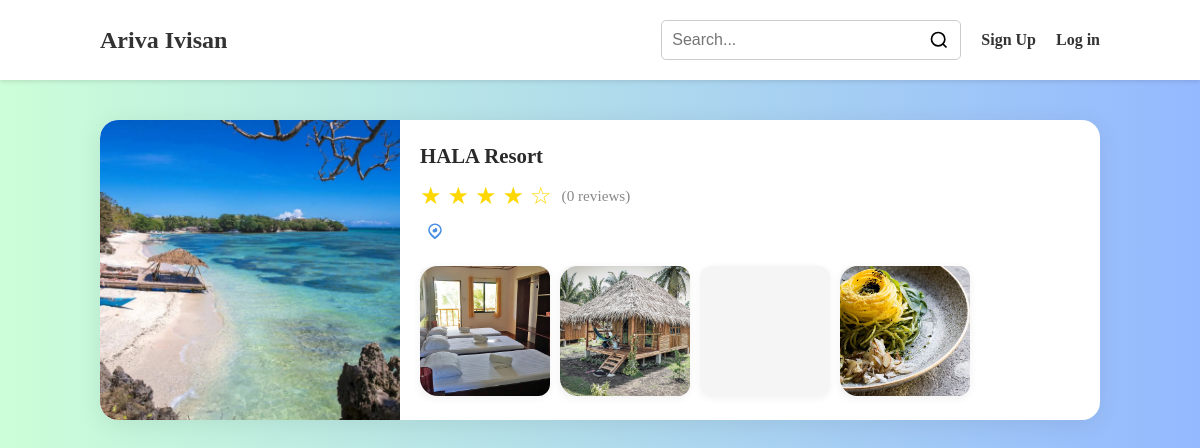
The app's page /browse, older data.
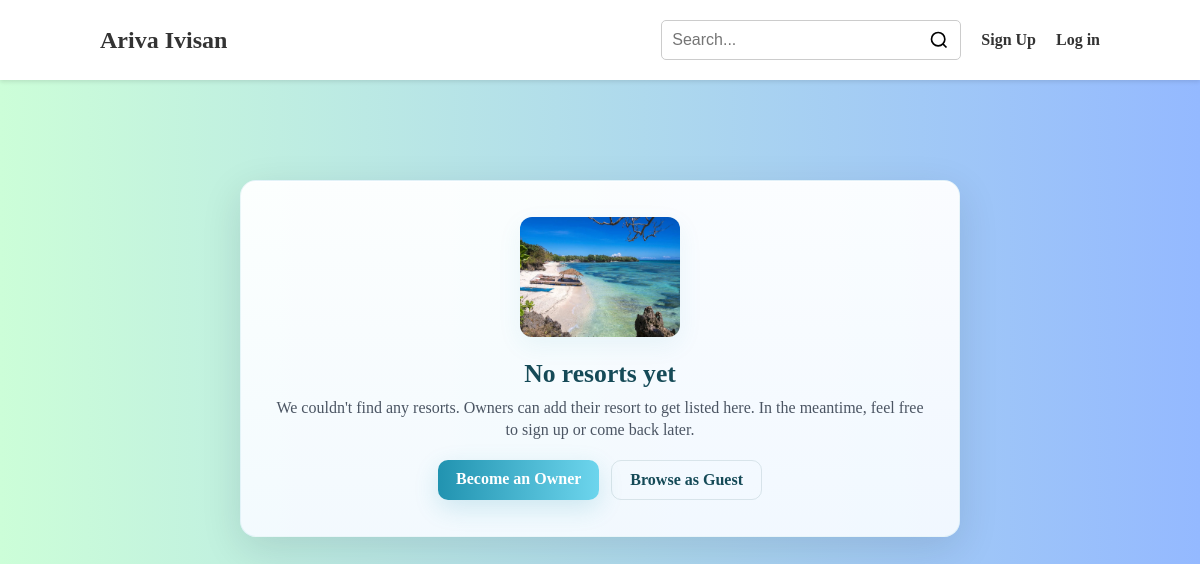
The same page, newer data.
### app.py (models this page shows)
class Owner(db.Model):
    id = db.Column(db.Integer, primary_key=True)
    username = db.Column(db.String(80), unique=True, nullable=False)
    password = db.Column(db.String(200), nullable=False)
    name = db.Column(db.String(120))
    email = db.Column(db.String(120))
    birthdate = db.Column(db.String(50))
    gender = db.Column(db.String(20))
    address = db.Column(db.String(200))
    resort_address = db.Column(db.String(200))
    age = db.Column(db.String(10))
    contact_number = db.Column(db.String(30))
    facebook = db.Column(db.String(120))
    resort_name = db.Column(db.String(200))
    business_id = db.Column(db.String(120))
    tax_id = db.Column(db.String(120))
    bank_account = db.Column(db.String(120))
    gcash = db.Column(db.String(120))
    paymaya = db.Column(db.String(120))
    paypal = db.Column(db.String(120))
    avatar = db.Column(db.String(300))

class Room(db.Model):
    id = db.Column(db.Integer, primary_key=True)
    owner_id = db.Column(db.Integer, db.ForeignKey('owner.id'), nullable=True)
    name = db.Column(db.String(200), nullable=False)
    price = db.Column(db.String(50))
    capacity = db.Column(db.String(20))
    other_feature2 = db.Column(db.String(200))
    other_feature3 = db.Column(db.String(200))
    other_feature5 = db.Column(db.String(200))
    image1 = db.Column(db.String(300))
    image2 = db.Column(db.String(300))
    image3 = db.Column(db.String(300))
    image4 = db.Column(db.String(300))
    image5 = db.Column(db.String(300))
    owner = db.relationship('Owner', backref=db.backref('rooms', lazy=True))

class Cottage(db.Model):
    id = db.Column(db.Integer, primary_key=True)
    owner_id = db.Column(db.Integer, db.ForeignKey('owner.id'), nullable=True)
    name = db.Column(db.String(200), nullable=False)
    price = db.Column(db.String(50))
    capacity = db.Column(db.String(20))
    beds = db.Column(db.String(20))
    other_feature2 = db.Column(db.String(200))
    other_feature3 = db.Column(db.String(200))
    other_feature5 = db.Column(db.String(200))
    image1 = db.Column(db.String(300))
    image2 = db.Column(db.String(300))
    image3 = db.Column(db.String(300))
    image4 = db.Column(db.String(300))
    image5 = db.Column(db.String(300))
    owner = db.relationship('Owner', backref=db.backref('cottages', lazy=True))

class Food(db.Model):
    id = db.Column(db.Integer, primary_key=True)
    owner_id = db.Column(db.Integer, db.ForeignKey('owner.id'), nullable=True)
    name = db.Column(db.String(200), nullable=False)
    size = db.Column(db.String(100))
    capacity = db.Column(db.String(50))
    price = db.Column(db.String(50))
    other_feature1 = db.Column(db.String(200))
    other_feature2 = db.Column(db.String(200))
    other_feature3 = db.Column(db.String(200))
    other_feature4 = db.Column(db.String(200))
    image1 = db.Column(db.String(300))
    image2 = db.Column(db.String(300))
    image3 = db.Column(db.String(300))
    image4 = db.Column(db.String(300))
    image5 = db.Column(db.String(300))
    owner = db.relationship('Owner', backref=db.backref('foods', lazy=True))

### app.py (the view)
@app.route("/browse")
def browse():
    owners = Owner.query.all()
    return render_template("browse.html", owners=owners)

### templates/browse.html (shortened to what this page needs)
<!DOCTYPE html>
<html lang="en">
<head>
</head>
<body>
    {% if session.user_id %}
        {% include 'partials/navbarLoggedInCustomer.html' %}
    {% elif session.owner_id %}
        {% include 'partials/navbarLoggedInOwner.html' %}
    {% else %}
        {% include 'partials/navbar.html' %}
    {% endif %}
    <div class="content">
        {% if not owners or owners|length == 0 %}
        <div class="empty-state">
            <div class="empty-card">
                <img src="{{ url_for('static', filename='images/bg.webp') }}" alt="No Resorts" class="empty-illustration">
                <h2>No resorts yet</h2>
                <p>We couldn't find any resorts. Owners can add their resort to get listed here. In the meantime, feel free to sign up or come back later.</p>
                <div class="empty-actions">
                    <a href="{{ url_for('owner_sign_up') }}" class="btn primary">Become an Owner</a>
                    <a href="{{ url_for('user_sign_up') }}" class="btn secondary">Browse as Guest</a>
                </div>
            </div>
        </div>
        {% else %}
        {% for owner in owners %}
        <a href="{{ url_for('view_resort_main', owner_id=owner.id) }}" style="text-decoration:none;color:inherit;">
            <div class="resort">
                <img src="/static/images/bg.webp" alt="Resort Image">
                <div class="resort-details">
                    <h1>{{ owner.resort_name }}</h1>
                    <div class="rating">
                        <div class="stars">★ ★ ★ ★ ☆</div>
                        <div class="number-of-reviews">({{ owner.reviews or '0 reviews' }})</div>
                    </div>
                    <div class="location">
                    </div>
                    <div class="offers">
                        {% set room_img = None %}
                        {% if owner.rooms and owner.rooms|length > 0 %}
                            {% set r = owner.rooms[-1] %}
                            {% set room_img = r.image1 or r.image2 or r.image3 or r.image4 or r.image5 %}
                        {% endif %}
                        <div class="room-img">
                            {% if room_img %}
                                <img src="{{ url_for('static', filename=room_img) }}" alt="Room">
                            {% endif %}
                        </div>
                        {% set cottage_img = None %}
                        {% if owner.cottages and owner.cottages|length > 0 %}
                            {% set c = owner.cottages[-1] %}
                            {% set cottage_img = c.image1 or c.image2 or c.image3 or c.image4 or c.image5 %}
                        {% endif %}
                        <div class="cottage-img">
                            {% if cottage_img %}
                                <img src="{{ url_for('static', filename=cottage_img) }}" alt="Cottage">
                            {% endif %}
                        </div>
                        <div class="activities-img">
                        </div>
                        {% set food_img = None %}
                        {% if owner.foods and owner.foods|length > 0 %}
                            {% set f = owner.foods[-1] %}
                            {% set food_img = f.image1 or f.image2 or f.image3 or f.image4 or f.image5 %}
                        {% endif %}
                        <div class="food-img">
                            {% if food_img %}
                                <img src="{{ url_for('static', filename=food_img) }}" alt="Food">
                            {% endif %}
                        </div>
                    </div>
                </div>
            </div>
        </a>
        {% endfor %}
        {% endif %}
</body>
</html>

Row changes from the older to the newer data that the page shows:
removed Owner: resort_name "HALA Resort", reviews "0 reviews", image1 (picture)
Text that changed along with them:
text now shown: "No resorts yet We couldn't find any resorts. Owners can add their resort to get listed here. In the meantime, feel free to sign up or come back later. Become an Owner Browse as Guest"
